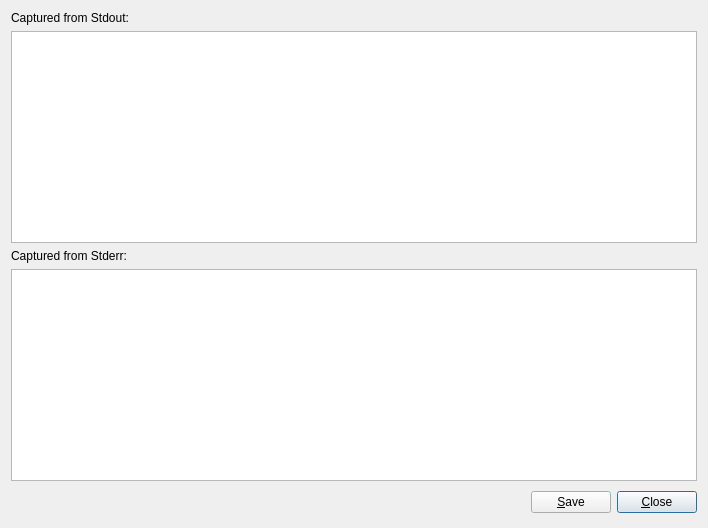
<?xml version="1.0" encoding="UTF-8"?>
<ui version="4.0">
 <class>Details</class>
 <widget class="QDialog" name="Details">
  <property name="geometry">
   <rect>
    <x>0</x>
    <y>0</y>
    <width>708</width>
    <height>528</height>
   </rect>
  </property>
  <property name="windowTitle">
   <string>Crash Details...</string>
  </property>
  <property name="windowIcon">
   <iconset resource="CrashHandler.qrc">
    <normaloff>:/save.png</normaloff>:/save.png</iconset>
  </property>
  <property name="modal">
   <bool>true</bool>
  </property>
  <layout class="QGridLayout" name="gridLayout">
   <item row="0" column="0">
    <widget class="QLabel" name="stdoutLbl">
     <property name="frameShape">
      <enum>QFrame::NoFrame</enum>
     </property>
     <property name="frameShadow">
      <enum>QFrame::Plain</enum>
     </property>
     <property name="text">
      <string>Captured from Stdout:</string>
     </property>
     <property name="wordWrap">
      <bool>false</bool>
     </property>
    </widget>
   </item>
   <item row="1" column="0" colspan="3">
    <widget class="QTextEdit" name="stdoutBox">
     <property name="enabled">
      <bool>true</bool>
     </property>
    </widget>
   </item>
   <item row="2" column="0">
    <widget class="QLabel" name="stderrLbl">
     <property name="frameShape">
      <enum>QFrame::NoFrame</enum>
     </property>
     <property name="frameShadow">
      <enum>QFrame::Plain</enum>
     </property>
     <property name="text">
      <string>Captured from Stderr:</string>
     </property>
     <property name="wordWrap">
      <bool>false</bool>
     </property>
    </widget>
   </item>
   <item row="3" column="0" colspan="3">
    <widget class="QTextEdit" name="stderrBox">
     <property name="enabled">
      <bool>true</bool>
     </property>
    </widget>
   </item>
   <item row="4" column="0">
    <spacer name="spacer3">
     <property name="orientation">
      <enum>Qt::Horizontal</enum>
     </property>
     <property name="sizeType">
      <enum>QSizePolicy::Expanding</enum>
     </property>
     <property name="sizeHint" stdset="0">
      <size>
       <width>481</width>
       <height>30</height>
      </size>
     </property>
    </spacer>
   </item>
   <item row="4" column="1">
    <widget class="QPushButton" name="saveBut">
     <property name="text">
      <string>&amp;Save</string>
     </property>
     <property name="icon">
      <iconset resource="CrashHandler.qrc">
       <normaloff>:/save.png</normaloff>:/save.png</iconset>
     </property>
     <property name="shortcut">
      <string>Alt+S</string>
     </property>
    </widget>
   </item>
   <item row="4" column="2">
    <widget class="QPushButton" name="closeBut">
     <property name="text">
      <string>&amp;Close</string>
     </property>
     <property name="shortcut">
      <string>Alt+C</string>
     </property>
     <property name="default">
      <bool>true</bool>
     </property>
    </widget>
   </item>
  </layout>
 </widget>
 <layoutdefault spacing="6" margin="11"/>
 <tabstops>
  <tabstop>stdoutBox</tabstop>
  <tabstop>stderrBox</tabstop>
  <tabstop>saveBut</tabstop>
  <tabstop>closeBut</tabstop>
 </tabstops>
 <includes>
  <include location="global">qfile.h</include>
  <include location="global">qmessagebox.h</include>
 </includes>
 <resources>
  <include location="CrashHandler.qrc"/>
 </resources>
 <connections>
  <connection>
   <sender>closeBut</sender>
   <signal>clicked()</signal>
   <receiver>Details</receiver>
   <slot>close()</slot>
   <hints>
    <hint type="sourcelabel">
     <x>20</x>
     <y>20</y>
    </hint>
    <hint type="destinationlabel">
     <x>20</x>
     <y>20</y>
    </hint>
   </hints>
  </connection>
  <connection>
   <sender>saveBut</sender>
   <signal>clicked()</signal>
   <receiver>Details</receiver>
   <slot>saveOutput()</slot>
   <hints>
    <hint type="sourcelabel">
     <x>20</x>
     <y>20</y>
    </hint>
    <hint type="destinationlabel">
     <x>20</x>
     <y>20</y>
    </hint>
   </hints>
  </connection>
 </connections>
</ui>
